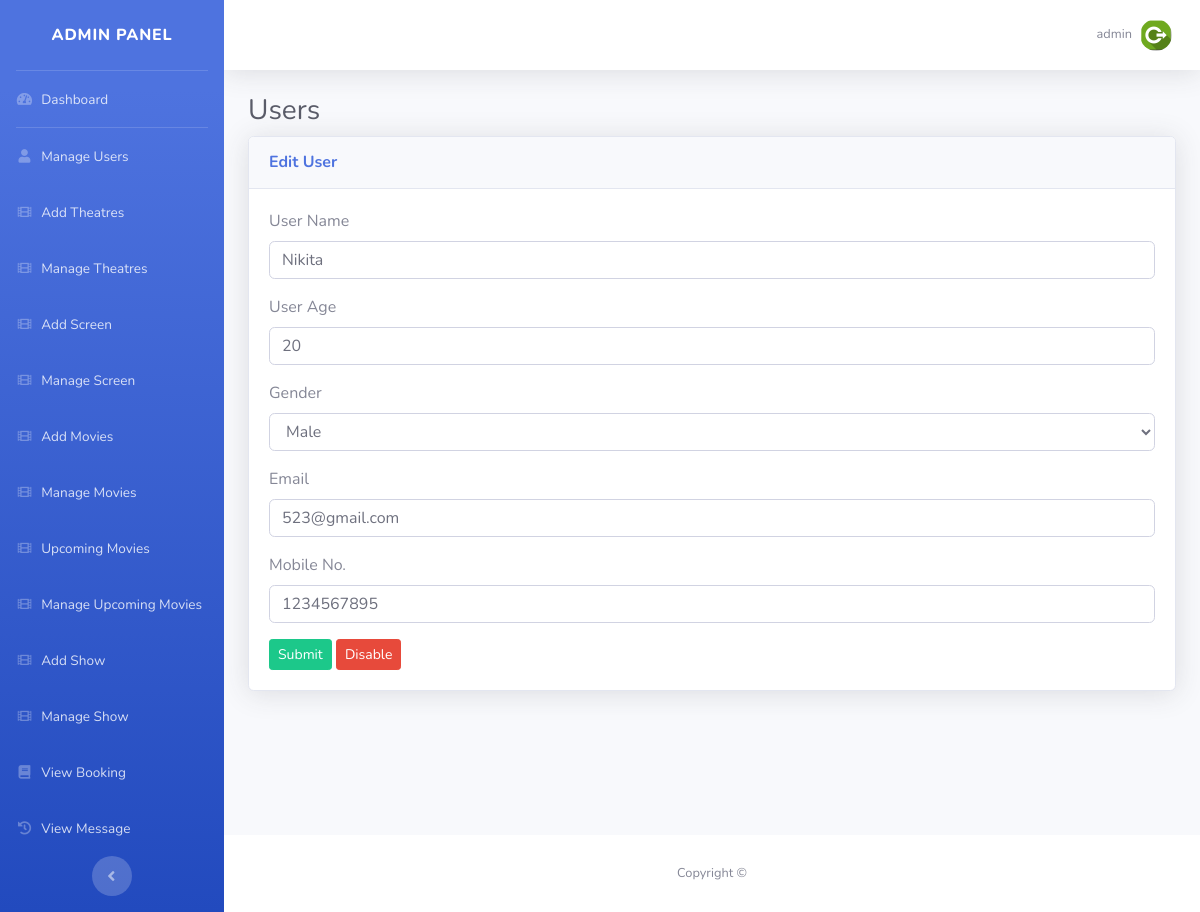
Page /admin/user_edit.php?id=20 (signed in) on the committed database.
### tables this page shows
CREATE TABLE `register` (
  `r_id` int NOT NULL,
  `r_nm` varchar(30) NOT NULL,
  `r_age` varchar(2) NOT NULL,
  `r_gender` varchar(10) NOT NULL,
  `r_mno` varchar(20) NOT NULL,
  `r_email` varchar(40) NOT NULL,
  `r_pwd` varchar(255) NOT NULL,
  `r_time` bigint NOT NULL,
  `r_status` int NOT NULL DEFAULT '1'
);

### admin/user_edit.php (the view, shortened to what this page needs)
<?php
	include("include/header.php");
	include("../include/config.php");
	$id=$_GET['id'];
	$sq="select *  from register where r_id=$id ";
	$res=mysqli_query($con,$sq);
	$row=mysqli_fetch_assoc($res);
?>
<div class="container-fluid">
  <h1 class="h3 mb-2 text-gray-800">Users</h1>
  <div class="card shadow mb-4">
	<div class="card-header py-3">
	  <h6 class="m-0 font-weight-bold text-primary">Edit User</h6>
	</div>
	<div class="card-body">
		<form action="user_editpro.php" method="post">
			<div class="form-group">
				<label>User Name</label>
				<input type="text" class="form-control" name="rnm" value="<?php echo$row['r_nm']; ?>" required>
			</div>
			<div class="form-group">
				<label>User Age</label>
				<input type="text" class="form-control" name="age" value="<?php echo$row['r_age']; ?>" required>
			</div>
			<div class="form-group">
				<label>Gender</label>
				<select class="form-control" name="gender" >
<option value ="Male">Male</option>
</select>
			</div>
			<div class="form-group">
				<label>Email</label>
				<input type="email" class="form-control" name="email" value="<?php echo$row['r_email']; ?>" required>
			</div>
			<div class="form-group">
				<label>Mobile No.</label>
				<input type="text" class="form-control" name="mno" value="<?php echo$row['r_mno']; ?>" required>
			</div>
			<input type="submit" class="btn btn-success btn-sm" value="Submit">
			<a href="user_disable.php?id=<?php echo$row['r_id']; ?>" class="btn btn-danger btn-sm">Disable</a>
		</form>
	</div>
  </div>
</div>
<?php
	include("include/footer.php");
?>

### rows in the picture
register: rnm "Nikita", age "20", email "523@gmail.com", mno "1234567895"

### other values in the picture
$_SESSION['admin']['nm'] "admin"
